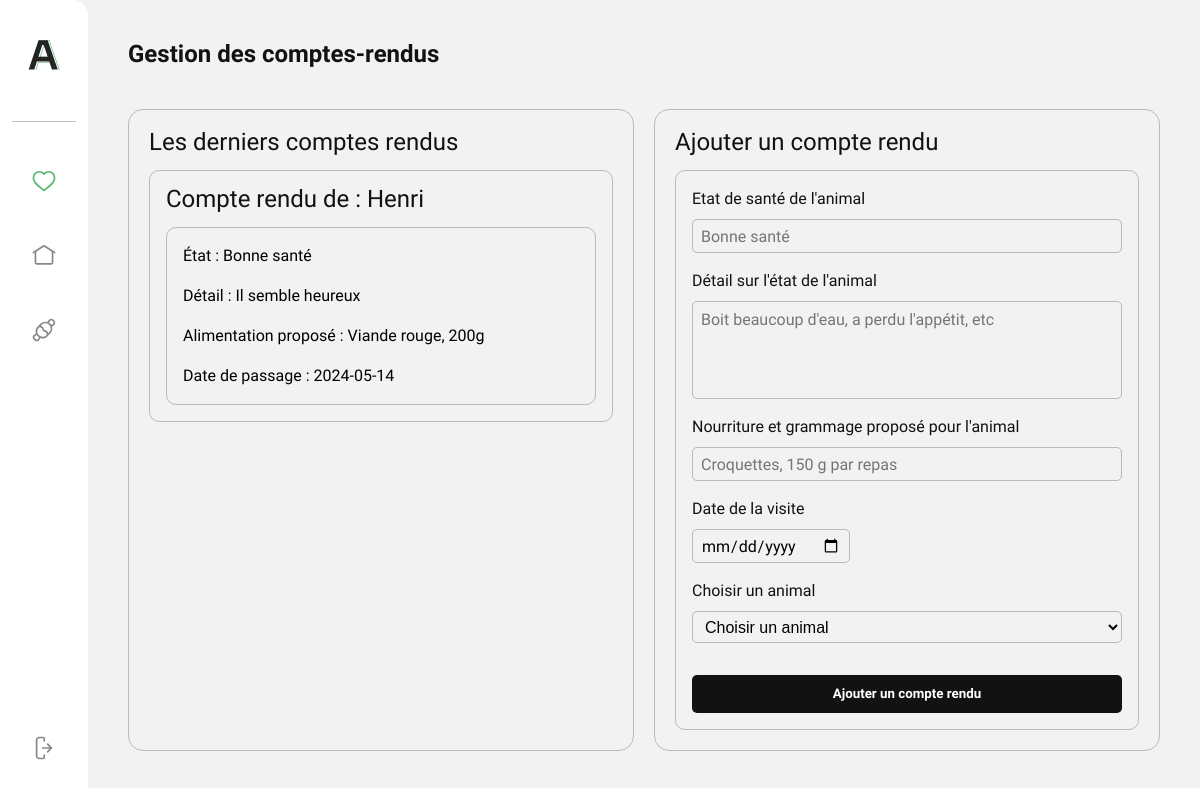
Page /dashboard/veterinaire/reports.php (signed in) on the committed database.
### tables this page shows
CREATE TABLE IF NOT EXISTS `animal_reports` (
  `id` int NOT NULL AUTO_INCREMENT,
  `date` date NOT NULL,
  `state` varchar(255) NOT NULL,
  `state_detail` varchar(500) NOT NULL,
  `food` varchar(255) NOT NULL,
  `user_id` int NOT NULL,
  `animal_id` int NOT NULL,
  PRIMARY KEY (`id`),
  KEY `user_id` (`user_id`),
  KEY `animal_id` (`animal_id`)
);

CREATE TABLE IF NOT EXISTS `animals` (
  `id` int NOT NULL AUTO_INCREMENT,
  `name` varchar(100) NOT NULL,
  `state_id` int DEFAULT NULL,
  `breed_id` int NOT NULL,
  `habitat_id` int NOT NULL,
  `feed` varchar(255) DEFAULT NULL,
  `feed_date` datetime DEFAULT NULL,
  PRIMARY KEY (`id`),
  KEY `state_id` (`state_id`),
  KEY `animals_ibfk_2` (`habitat_id`),
  KEY `animals_ibfk_1` (`breed_id`)
);

### lib/reports.php (called while the page is built, shortened)
<?php
function getReports(PDO $pdo, INT $limit = null): array {
  $query = 'SELECT * FROM animal_reports ORDER BY id DESC';
  if ($limit) {
    $query .= ' LIMIT :limit';
  }
  $stmt = $pdo->prepare($query);
  if ($limit) {
    $stmt->bindValue(':limit', $limit, PDO::PARAM_INT);
  }
  $stmt->execute();
  return $stmt->fetchAll(PDO::FETCH_ASSOC);
}

### lib/animals.php (called while the page is built, shortened)
<?php
function getAnimalById(PDO $pdo, INT $id): array|bool {
  $query = 'SELECT * FROM animals WHERE id = :id';
  $stmt = $pdo->prepare($query);
  $stmt->bindValue(':id', $id, PDO::PARAM_INT);
  $stmt->execute();
  return $stmt->fetch(PDO::FETCH_ASSOC);
}

### dashboard/veterinaire/reports.php (the view, shortened to what this page needs)
<?php
require_once __DIR__ . '/../../lib/pdo.php';
require_once __DIR__ . '/../../lib/animals.php';
require_once __DIR__ . '/../../lib/reports.php';
$reports = getReports($pdo, 4);
require_once '../templates/aside-nav.php';
?>
<main class="dashboard__main">
  <h2 class="dashboard__title">Gestion des comptes-rendus</h2>
  <div class="dashboard__container">
    <div class="dashboard__card-wrapper">
      <h3 class="dashboard__card-title">Les derniers comptes rendus</h3>
      <ul class="dashboard__report-list">
      <?php foreach ($reports as $report) { ?>
        <li class="dashboard__report-wrapper">
          <?php $animal = getAnimalById($pdo, $report['animal_id']) ?>
          <div class="dashboard__report-item">
            <h4 class="report-name">Compte rendu de : <?= ucfirst($animal['name']) ?></h4>
            <div class="dashboard__report-text-container dashboard__report-item">
              <p class="report-content"><span class="report-content--bold">État :</span> <?= ucfirst($report['state']) ?></p>
              <?php if ($report['state_detail']) { ?>
                <p class="report-content"><span class="report-content--bold">Détail :</span> <?= ucfirst($report['state_detail']) ?></p>
              <?php } ?>
              <p class="report-content"><span class="report-content--bold">Alimentation proposé :</span> <?= ucfirst($report['food']) ?></p>
              <p class="report-content"><span class="report-content--bold">Date de passage : </span><?= ucfirst($report['date']) ?></p>
            </div>
          </div>
        </li>
      <?php } ?>
    </ul>
    </div>
    <div class="dashboard__card-wrapper">
      <h3 class="dashboard__card-title">Ajouter un compte rendu</h3>
      <form method="post" class="dashboard__service-form" enctype="multipart/form-data">
        <label for="animal_reports-state" class="dashboard__account-label">
          Etat de santé de l'animal
          <input class="dashboard__account-input" type="text" placeholder="Bonne santé" name="animal_reports-state" id="animal_reports-state" required>
        </label>
        <label for="animal_reports-detail" class="dashboard__account-label">
          Détail sur l'état de l'animal
          <textarea class="dashboard__service-textarea" placeholder="Boit beaucoup d'eau, a perdu l'appétit, etc" name="animal_reports-detail" id="animal_reports-detail"></textarea>
        </label>
        <label for="animal_reports-food" class="dashboard__account-label">
          Nourriture et grammage proposé pour l'animal
          <input class="dashboard__account-input" type="text" placeholder="Croquettes, 150 g par repas" name="animal_reports-food" id="animal_reports-food" required>
        </label>
        <label for="animal_reports-date" class="dashboard__account-label">
          Date de la visite
          <input class="dashboard__account-input dashboard__account-input--date" type="date" name="animal_reports-date" id="animal_reports-date" required>
        </label>
        <label for="animal_reports-animal" class="dashboard__account-label">
          Choisir un animal
          <select class="dashboard__account-input" name="animal_reports-animal" id="animal_reports-animal" required>
            <option value="">Choisir un animal</option>
          </select>
        </label>
        <input class="dashboard__account-submit" type="submit" value="Ajouter un compte rendu" name="addReport">
      </form>
    </div>
  </div>
</main>
</body>
</html>

### assets/css/main.css (style rules this page uses)
html,body,div,span,applet,object,iframe,h1,h2,h3,h4,h5,h6,p,blockquote,pre,a,abbr,acronym,address,big,cite,code,del,dfn,em,img,ins,kbd,q,s,samp,small,strike,strong,sub,sup,tt,var,b,u,i,center,dl,dt,dd,ol,ul,li,fieldset,form,label,legend,table,caption,tbody,tfoot,thead,tr,th,td,article,aside,canvas,details,embed,figure,figcaption,footer,header,hgroup,menu,nav,output,ruby,section,summary,time,mark,audio,video { margin:0;padding:0;border:0;font-size:100%;font:inherit;vertical-align:baseline }
body { line-height:1 }
ol,ul { list-style:none }
body,button,input,textarea { font-family:"Sora",sans-serif }
.ecology__subtitle,.animal__card-title,.services__type,.dashboard__title { font-size:1.5rem;line-height:122%;font-weight:600;color:#121212 }
.accordion__title,.testimonial__card-title,.dashboard__card-title,.dashboard__service-title,.dashboard__habitat-title,.dashboard__animal-name,.review-name,.report-name,.animal-name,.animal__card-name,.animal__modal-title,.dashboard__modal-title { font-size:1.5rem;font-weight:400;color:#121212 }
.accordion__answers,.contact__label,.contact__input,.contact__textarea,.dashboard__account-label,.review-content,.animal-content { font-size:1rem;line-height:1.5rem;color:#121212 }
.dashboard__body { background-color:#f2f2f2 }
.dashboard__body { display:flex }
.dashboard__main { margin:2.5rem;width:100% }
.dashboard__container { margin-top:2.5rem;display:grid;gap:1.25rem;grid-template-columns:repeat(2, 1fr) }
.dashboard__card-wrapper { padding:1.25rem;border:1px solid rgba(18,18,18,.25);border-radius:15px }
.dashboard__card-title { font-weight:500 }
.dashboard__review-list,.dashboard__report-list { margin-top:1rem;display:grid;grid-template-columns:repeat(auto-fill, minmax(350px, 1fr));gap:1rem }
.dashboard__review-text-container,.dashboard__report-text-container { display:flex;flex-direction:column;gap:1rem }
.dashboard__review-wrapper,.dashboard__report-wrapper { display:flex;justify-content:space-between;flex-direction:column;gap:1rem }
.dashboard__review-item,.dashboard__report-item { border:1px solid rgba(18,18,18,.25);border-radius:10px;text-align:center;padding:1rem;display:flex;flex-direction:column;justify-content:space-between;gap:1rem;height:100% }
.report-name,.report-content,.animal-name,.animal-content { text-align:left }
.report-name--bold,.report-content--bold,.animal-name--bold,.animal-content--bold { line-height:1.5rem;font-weight:500 }
.dashboard__account-label { display:flex;flex-direction:column;gap:.5rem;padding-bottom:1rem }
.dashboard__account-input { height:2rem;border-radius:5px;border:1px solid rgba(18,18,18,.25);padding:0 .5rem;background-color:rgba(0,0,0,0);font-size:1rem }
.dashboard__account-input--date { width:-moz-fit-content;width:fit-content }
.dashboard__account-submit { margin-top:1rem;cursor:pointer;padding:.7rem 0;border-radius:5px;background-color:#121212;color:#fff;font-weight:700;border:none;transition:all .2s }
.dashboard__service-form,.dashboard__habitat-form,.dashboard__animal-form { display:flex;flex-direction:column;margin-top:1rem;padding:1rem;border:1px solid rgba(18,18,18,.25);border-radius:10px }
.dashboard__service-textarea,.dashboard__habitat-textarea,.dashboard__animal-textarea { resize:none;height:5rem;border-radius:5px;border:1px solid rgba(18,18,18,.25);padding:.5rem;background-color:rgba(0,0,0,0);font-size:1rem }
.aside__nav-item a svg { fill:rgba(18,18,18,.5);transition:all .2s }
.aside__nav-item.active a svg { fill:#55b76b }

### rows in the picture
animal_reports: animal.name "Henri", state "Bonne santé", state_detail "Il semble heureux", food "Viande rouge, 200g", date "2024-05-14"
